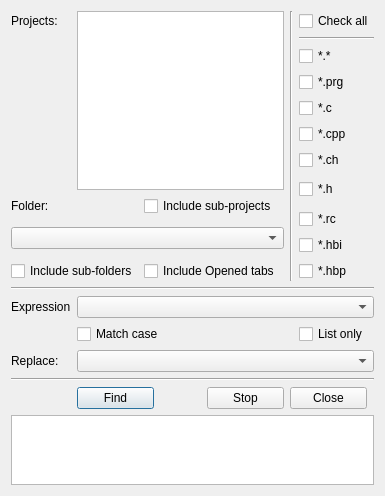
<?xml version="1.0" encoding="UTF-8"?>
<ui version="4.0">
 <class>Dialog</class>
 <widget class="QDialog" name="Dialog">
  <property name="geometry">
   <rect>
    <x>0</x>
    <y>0</y>
    <width>364</width>
    <height>472</height>
   </rect>
  </property>
  <property name="windowTitle">
   <string>Dialog</string>
  </property>
  <layout class="QGridLayout" name="gridLayout">
   <item row="0" column="0">
    <widget class="QLabel" name="label">
     <property name="maximumSize">
      <size>
       <width>60</width>
       <height>16777215</height>
      </size>
     </property>
     <property name="text">
      <string>Projects:</string>
     </property>
    </widget>
   </item>
   <item row="0" column="1" rowspan="8" colspan="3">
    <widget class="QListWidget" name="listWidget">
     <property name="editTriggers">
      <set>QAbstractItemView::NoEditTriggers</set>
     </property>
     <property name="selectionMode">
      <enum>QAbstractItemView::MultiSelection</enum>
     </property>
     <property name="sortingEnabled">
      <bool>true</bool>
     </property>
    </widget>
   </item>
   <item row="0" column="4" rowspan="13">
    <widget class="Line" name="line_2">
     <property name="orientation">
      <enum>Qt::Vertical</enum>
     </property>
    </widget>
   </item>
   <item row="0" column="5">
    <widget class="QCheckBox" name="checkBox_9">
     <property name="sizePolicy">
      <sizepolicy hsizetype="Fixed" vsizetype="Fixed">
       <horstretch>0</horstretch>
       <verstretch>0</verstretch>
      </sizepolicy>
     </property>
     <property name="text">
      <string>Check all</string>
     </property>
    </widget>
   </item>
   <item row="1" column="5">
    <widget class="Line" name="line">
     <property name="orientation">
      <enum>Qt::Horizontal</enum>
     </property>
    </widget>
   </item>
   <item row="2" column="5">
    <widget class="QCheckBox" name="checkBox_14">
     <property name="sizePolicy">
      <sizepolicy hsizetype="Fixed" vsizetype="Fixed">
       <horstretch>0</horstretch>
       <verstretch>0</verstretch>
      </sizepolicy>
     </property>
     <property name="text">
      <string>*.*</string>
     </property>
    </widget>
   </item>
   <item row="3" column="5">
    <widget class="QCheckBox" name="checkPrg">
     <property name="sizePolicy">
      <sizepolicy hsizetype="Fixed" vsizetype="Fixed">
       <horstretch>0</horstretch>
       <verstretch>0</verstretch>
      </sizepolicy>
     </property>
     <property name="text">
      <string>*.prg</string>
     </property>
    </widget>
   </item>
   <item row="4" column="5">
    <widget class="QCheckBox" name="checkBox">
     <property name="sizePolicy">
      <sizepolicy hsizetype="Fixed" vsizetype="Fixed">
       <horstretch>0</horstretch>
       <verstretch>0</verstretch>
      </sizepolicy>
     </property>
     <property name="text">
      <string>*.c</string>
     </property>
    </widget>
   </item>
   <item row="5" column="5">
    <widget class="QCheckBox" name="checkBox_2">
     <property name="sizePolicy">
      <sizepolicy hsizetype="Fixed" vsizetype="Fixed">
       <horstretch>0</horstretch>
       <verstretch>0</verstretch>
      </sizepolicy>
     </property>
     <property name="text">
      <string>*.cpp</string>
     </property>
    </widget>
   </item>
   <item row="6" column="5">
    <widget class="QCheckBox" name="checkBox_3">
     <property name="sizePolicy">
      <sizepolicy hsizetype="Fixed" vsizetype="Fixed">
       <horstretch>0</horstretch>
       <verstretch>0</verstretch>
      </sizepolicy>
     </property>
     <property name="text">
      <string>*.ch</string>
     </property>
    </widget>
   </item>
   <item row="7" column="5" rowspan="2">
    <widget class="QCheckBox" name="checkBox_4">
     <property name="sizePolicy">
      <sizepolicy hsizetype="Fixed" vsizetype="Fixed">
       <horstretch>0</horstretch>
       <verstretch>0</verstretch>
      </sizepolicy>
     </property>
     <property name="text">
      <string>*.h</string>
     </property>
    </widget>
   </item>
   <item row="8" column="0" rowspan="2">
    <widget class="QLabel" name="label_2">
     <property name="maximumSize">
      <size>
       <width>60</width>
       <height>16777215</height>
      </size>
     </property>
     <property name="text">
      <string>Folder:</string>
     </property>
    </widget>
   </item>
   <item row="8" column="2" rowspan="2" colspan="2">
    <widget class="QCheckBox" name="checkBox_11">
     <property name="text">
      <string>Include sub-projects</string>
     </property>
    </widget>
   </item>
   <item row="9" column="5" rowspan="2">
    <widget class="QCheckBox" name="checkBox_5">
     <property name="sizePolicy">
      <sizepolicy hsizetype="Fixed" vsizetype="Fixed">
       <horstretch>0</horstretch>
       <verstretch>0</verstretch>
      </sizepolicy>
     </property>
     <property name="text">
      <string>*.rc</string>
     </property>
    </widget>
   </item>
   <item row="10" column="0" rowspan="2" colspan="4">
    <widget class="QComboBox" name="comboBox"/>
   </item>
   <item row="11" column="5">
    <widget class="QCheckBox" name="checkBox_6">
     <property name="sizePolicy">
      <sizepolicy hsizetype="Fixed" vsizetype="Fixed">
       <horstretch>0</horstretch>
       <verstretch>0</verstretch>
      </sizepolicy>
     </property>
     <property name="text">
      <string>*.hbi</string>
     </property>
    </widget>
   </item>
   <item row="12" column="0" colspan="2">
    <widget class="QCheckBox" name="checkBox_10">
     <property name="text">
      <string>Include sub-folders</string>
     </property>
    </widget>
   </item>
   <item row="12" column="2" colspan="2">
    <widget class="QCheckBox" name="checkBox_8">
     <property name="text">
      <string>Include Opened tabs </string>
     </property>
    </widget>
   </item>
   <item row="12" column="5">
    <widget class="QCheckBox" name="checkBox_7">
     <property name="sizePolicy">
      <sizepolicy hsizetype="Fixed" vsizetype="Fixed">
       <horstretch>0</horstretch>
       <verstretch>0</verstretch>
      </sizepolicy>
     </property>
     <property name="text">
      <string>*.hbp</string>
     </property>
    </widget>
   </item>
   <item row="13" column="0" colspan="6">
    <widget class="Line" name="line_3">
     <property name="orientation">
      <enum>Qt::Horizontal</enum>
     </property>
    </widget>
   </item>
   <item row="14" column="0">
    <widget class="QLabel" name="label_3">
     <property name="maximumSize">
      <size>
       <width>60</width>
       <height>16777215</height>
      </size>
     </property>
     <property name="text">
      <string>Expression</string>
     </property>
    </widget>
   </item>
   <item row="14" column="1" colspan="5">
    <widget class="QComboBox" name="comboBox_2"/>
   </item>
   <item row="15" column="1" colspan="2">
    <widget class="QCheckBox" name="checkBox_12">
     <property name="text">
      <string>Match case</string>
     </property>
    </widget>
   </item>
   <item row="15" column="5">
    <widget class="QCheckBox" name="checkBox_13">
     <property name="text">
      <string>List only</string>
     </property>
    </widget>
   </item>
   <item row="16" column="0">
    <widget class="QLabel" name="label_4">
     <property name="maximumSize">
      <size>
       <width>60</width>
       <height>16777215</height>
      </size>
     </property>
     <property name="text">
      <string>Replace:</string>
     </property>
    </widget>
   </item>
   <item row="16" column="1" colspan="5">
    <widget class="QComboBox" name="comboBox_3"/>
   </item>
   <item row="17" column="0" colspan="6">
    <widget class="Line" name="line_4">
     <property name="orientation">
      <enum>Qt::Horizontal</enum>
     </property>
    </widget>
   </item>
   <item row="18" column="1" colspan="2">
    <widget class="QPushButton" name="pushButton">
     <property name="maximumSize">
      <size>
       <width>77</width>
       <height>16777215</height>
      </size>
     </property>
     <property name="text">
      <string>Find</string>
     </property>
    </widget>
   </item>
   <item row="18" column="4" colspan="2">
    <widget class="QPushButton" name="pushButton_3">
     <property name="maximumSize">
      <size>
       <width>77</width>
       <height>16777215</height>
      </size>
     </property>
     <property name="text">
      <string>Close</string>
     </property>
    </widget>
   </item>
   <item row="19" column="0" colspan="6">
    <widget class="QTreeWidget" name="treeWidget">
     <attribute name="headerVisible">
      <bool>false</bool>
     </attribute>
     <attribute name="headerVisible">
      <bool>false</bool>
     </attribute>
     <column>
      <property name="text">
       <string notr="true">1</string>
      </property>
     </column>
    </widget>
   </item>
   <item row="18" column="3">
    <widget class="QPushButton" name="pushButton_2">
     <property name="maximumSize">
      <size>
       <width>77</width>
       <height>16777215</height>
      </size>
     </property>
     <property name="text">
      <string>Stop</string>
     </property>
    </widget>
   </item>
  </layout>
 </widget>
 <resources/>
 <connections/>
</ui>
